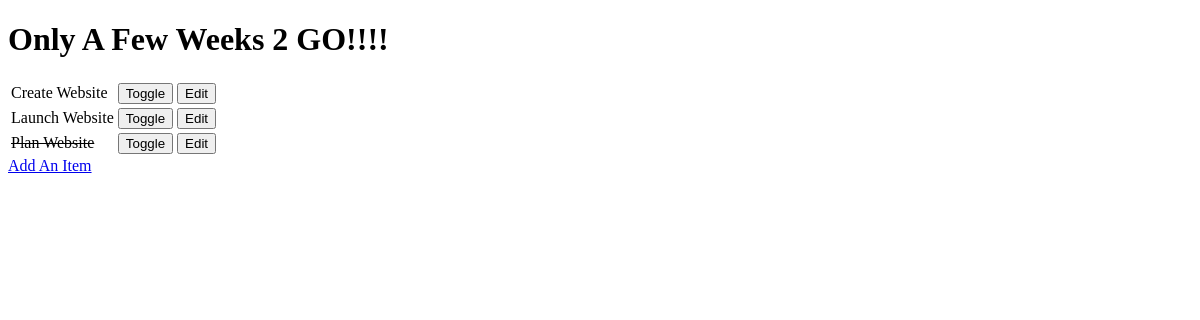
The app's page /, older data.
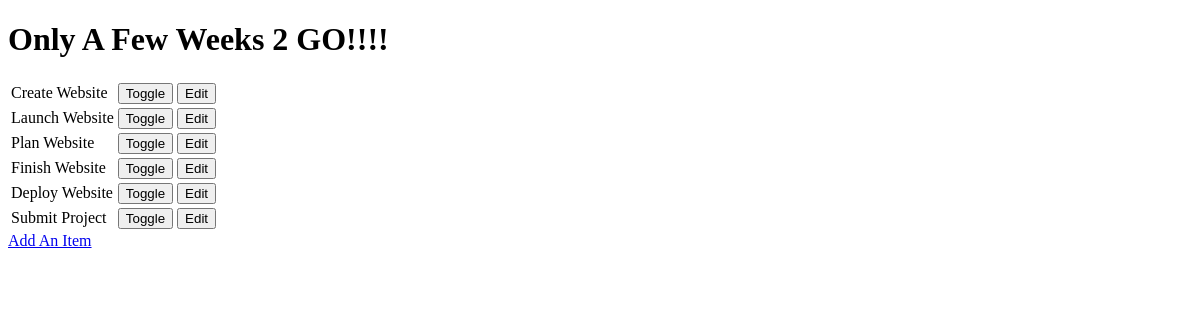
The same page, newer data.
### mp/models.py (models this page shows, shortened)
class Item(models.Model):
    name = models.CharField(max_length=30, blank=False)
    done = models.BooleanField(blank=False, default=False)

### mp/views.py (the view)
# urls.py: url(r'^$', get_mp_list),
def get_mp_list(request):
    results = Item.objects.all()
    return render(request, "mp_list.html", {'items': results})

### mp/templates/mp_list.html (shortened to what this page needs)
<!DOCTYPE html>
<html lang="en">
<head>
</head>
<body>
     <h1>Only A Few Weeks 2 GO!!!!</h1>
     <table>
        {% for item in items %}
        <tr>
            {% if item.done %}
            <td><strike>{{ item.name }}</strike></td>
            {% else %}
            <td>{{ item.name }}</td>
            {% endif %}
            <td>
               <form method="POST" action="toggle/{{ item.id }}">{% csrf_token %}<input type="submit" value="Toggle"></form>
            </td>
            <td>
                <form method="GET" action="edit/{{ item.id }}"><input type="submit" value="Edit"></form>
            </td>
        </tr>
        {% empty %}
        <p>No Task Remaining</p>
        {% endfor %}
     </table>
     <a href="add">Add An Item</a>
</body>
</html>

Row changes from the older to the newer data that the page shows:
changed Item "Plan Website": done True → False (drawn)
added Item: name "Finish Website"
added Item: name "Deploy Website"
added Item: name "Submit Project"
